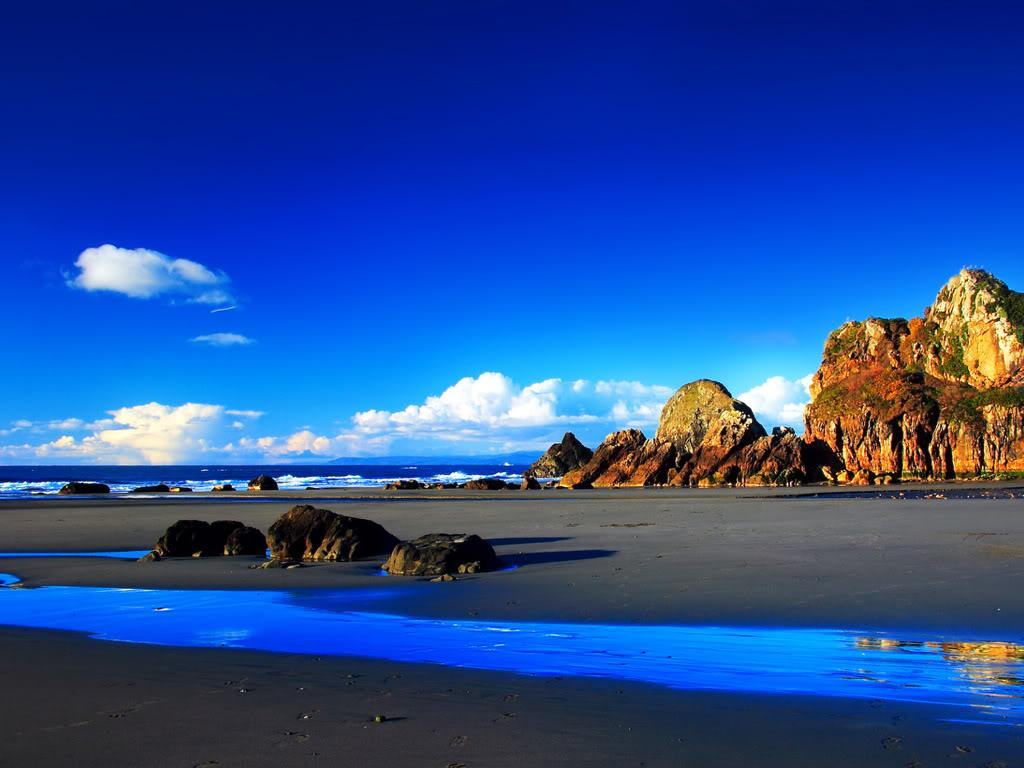
#> input picture images_assignment2/praia.bmp, 1024 x 768 px, found by its file name
$ jupyter execute convertColorSpaces.ipynb
#> lines starting #> are read from the running program, lines starting #| are printed output that depends on the picture
[cell 1]
from PIL import Image
import numpy as np
import matplotlib.pyplot as plt
import skimage as ski
from skimage import io, color

# Load the original image
img = Image.open("images/praia.bmp")
#> img is the input picture: PIL image 1024x768 RGB; mean R, G, B 37.3, 77, 153.4
img.show()

img1=ski.io.imread("images/praia.bmp")
plt.imshow(img1)
plt.title('input image')
plt.show()

# Convert the image to a numpy array
img_arr = np.array(img)

# Separate the RGB components
r = img_arr[:,:,0]
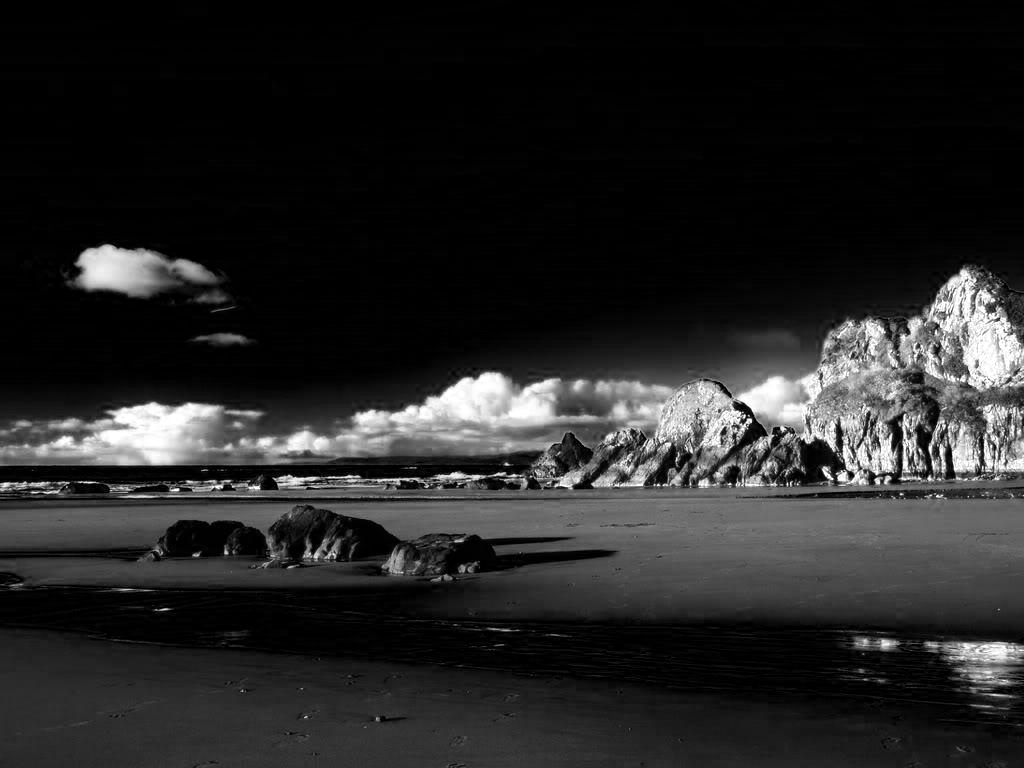
#> r: shape (768, 1024); min 0, max 255, mean 37.3
g = img_arr[:,:,1]
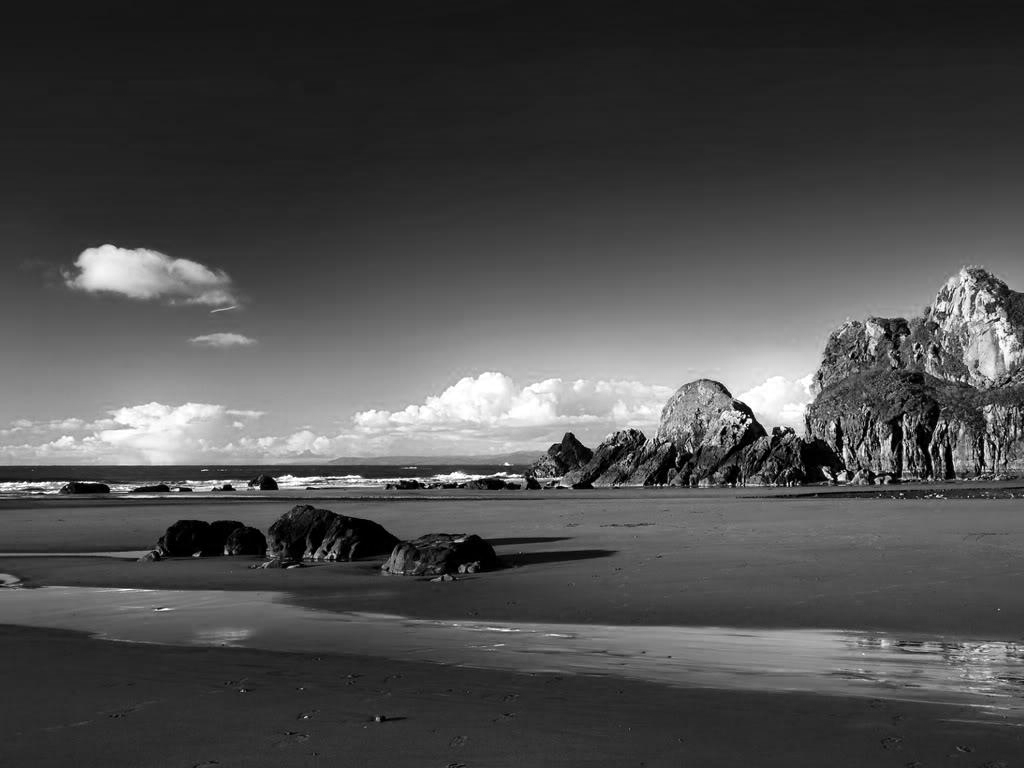
#> g: shape (768, 1024); min 0, max 255, mean 77
b = img_arr[:,:,2]

# Display each component
#Image.fromarray(r).show()
#Image.fromarray(g).show()
#Image.fromarray(b).show()

plt.imshow(r, cmap='gray')
plt.title('r image')
plt.show()

plt.imshow(g, cmap='gray')
plt.title('g image')
plt.show()

plt.imshow(b, cmap='gray')
plt.title('b image')
plt.show()

# Convert the image to the HSV color space
hsv_img = img.convert('HSV')
#> hsv_img: PIL image 1024x768 HSV; mean H, S, V 141.6, 186.8, 160.5
hsv_img.show()
img.save("praia_hsv.bmp")

# Convert the HSV image to a numpy array
hsv_arr = np.array(hsv_img)

# Separate the HSV components
h = hsv_arr[:,:,0]
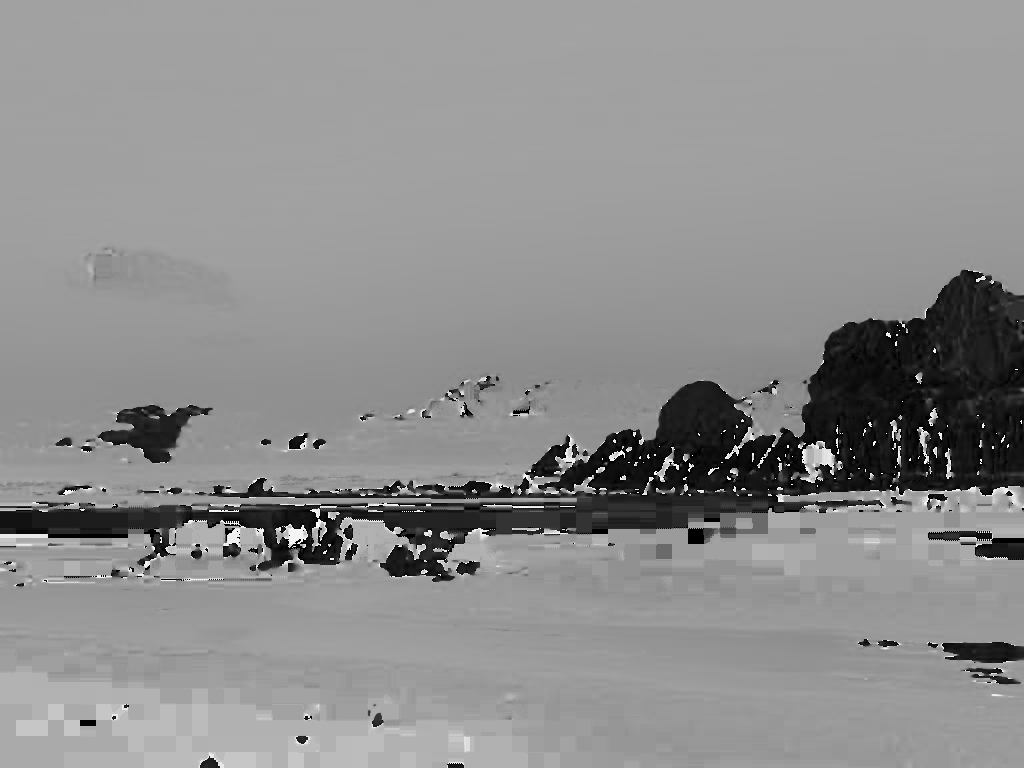
#> h: shape (768, 1024); min 0, max 254, mean 141.6
s = hsv_arr[:,:,1]
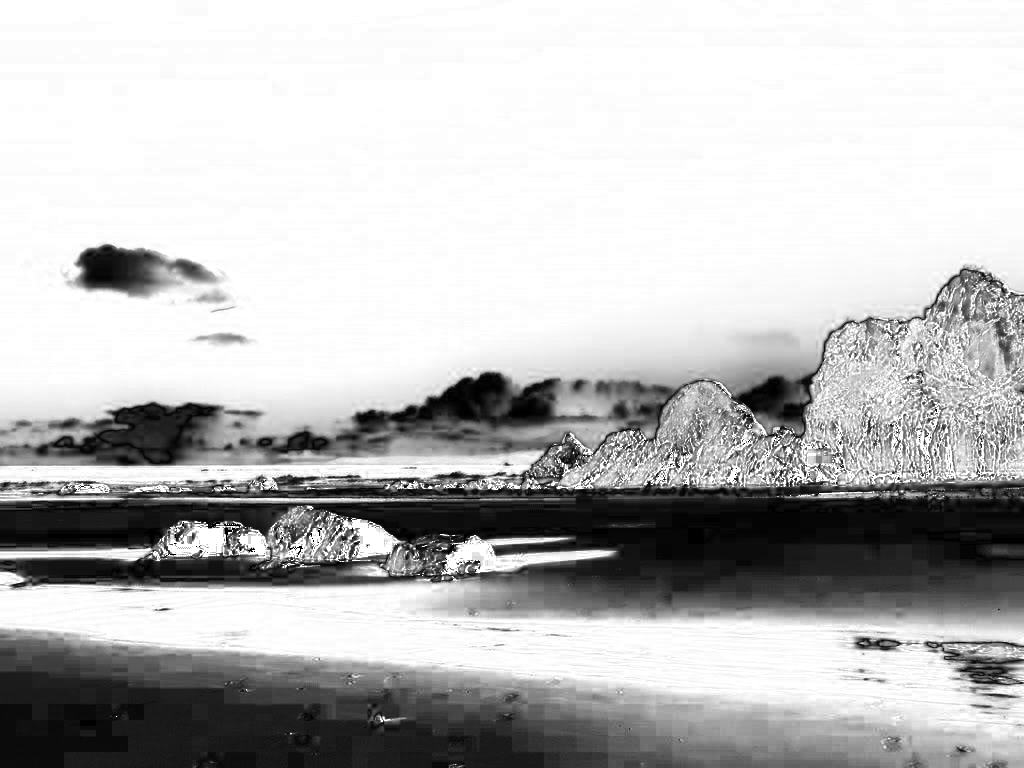
#> s: shape (768, 1024); min 0, max 255, mean 186.8
v = hsv_arr[:,:,2]
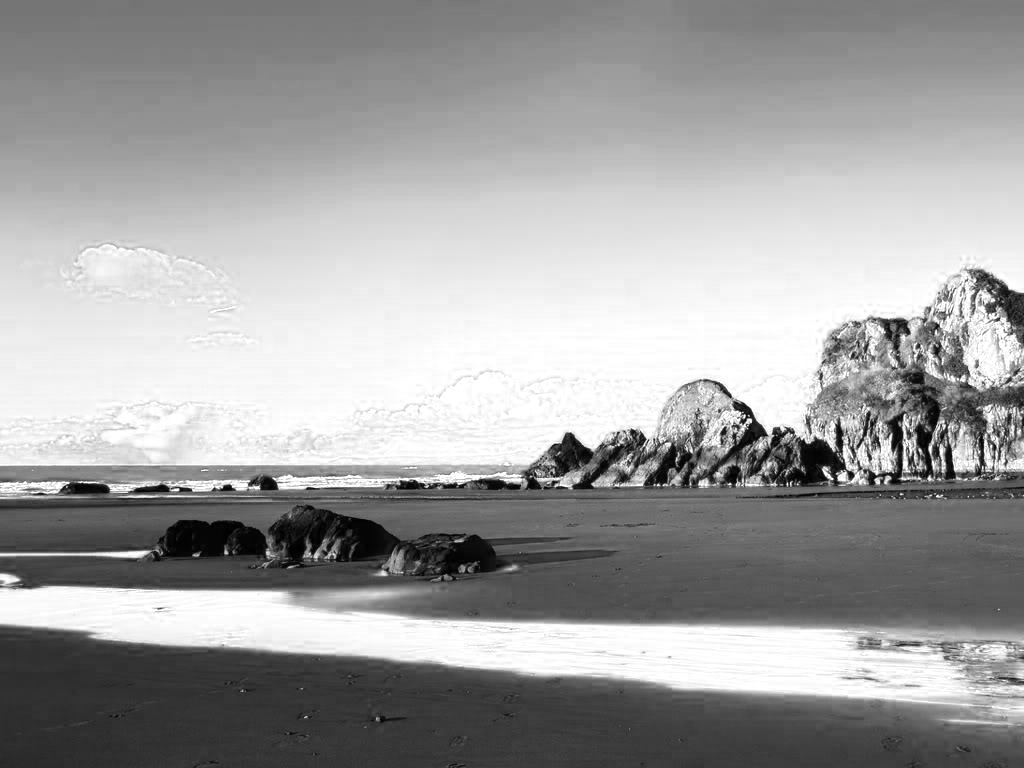
#> v: shape (768, 1024); min 0, max 255, mean 160.5

# Display each component
#Image.fromarray(h).show()
#Image.fromarray(s).show()
#Image.fromarray(v).show()
plt.imshow(h, cmap='gray')
plt.title('h image')
plt.show()

plt.imshow(s, cmap='gray')
plt.title('s image')
plt.show()

plt.imshow(v, cmap='gray')
plt.title('v image')
plt.show()

$ run again, with images_assignment2/lighthouse.png saved as images_assignment2/praia.bmp
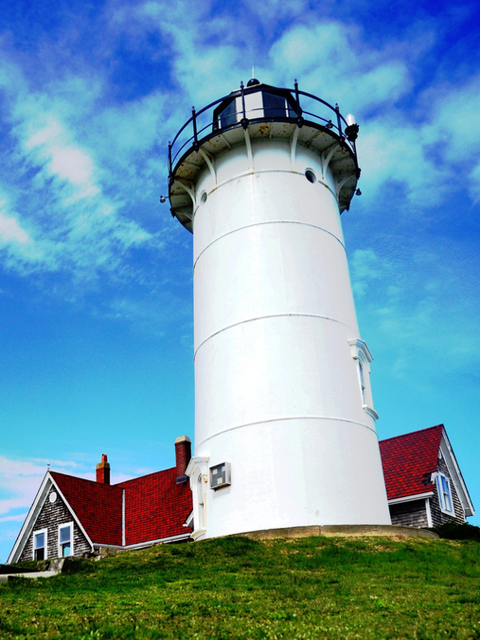
#> input picture images_assignment2/lighthouse.png, 480 x 640 px, found by its file name
#> img is the input picture: PIL image 480x640 RGB; mean R, G, B 106.4, 150.1, 171.4
#> hsv_img: PIL image 480x640 HSV; mean H, S, V 128, 137.2, 186.6
#> `s = hsv_arr[:,:,1]`:
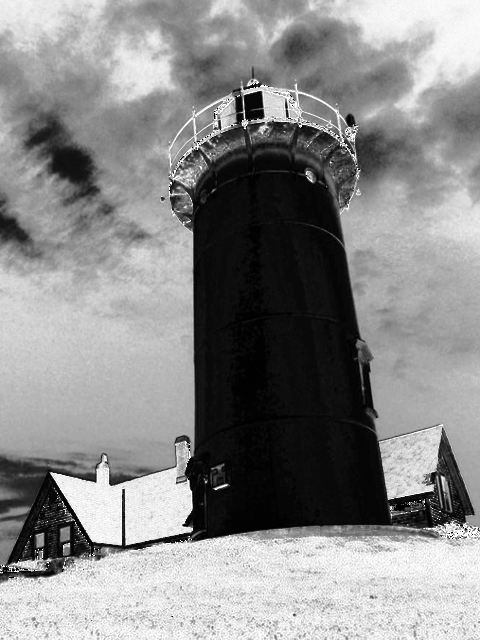
#> s: shape (640, 480); min 0, max 255, mean 137.2
#> `v = hsv_arr[:,:,2]`:
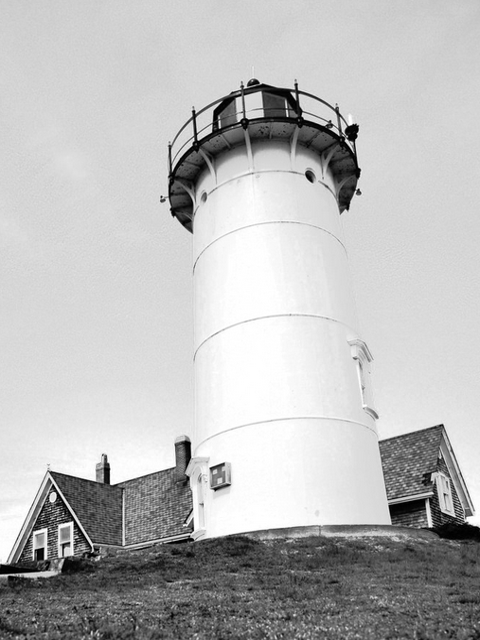
#> v: shape (640, 480); min 0, max 255, mean 186.6
